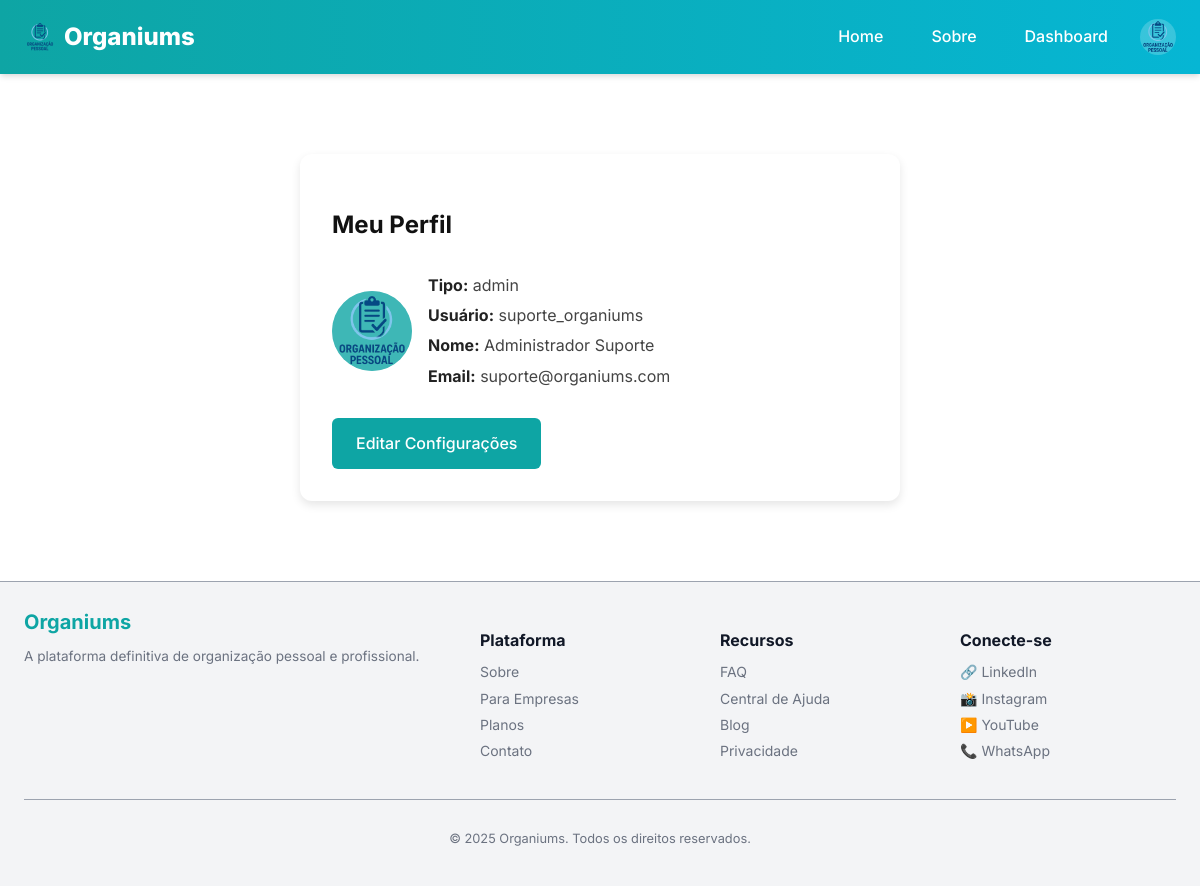
The app's page /perfil (signed in) with its own data.
### models.py (models this page shows, shortened)
class User(UserMixin, db.Model):
    __tablename__ = "user"
    id = db.Column(db.Integer, primary_key=True)
    username = db.Column(db.String(50), unique=True, index=True, nullable=False)
    name = db.Column(db.String(120), nullable=False)
    email = db.Column(db.String(120), unique=True, index=True, nullable=False)
    password_hash = db.Column(db.String(128))
    avatar = db.Column(db.String(200))
    role = db.Column(db.String(30), default="cliente", nullable=False)
    company_id = db.Column(db.Integer, db.ForeignKey('company.id'), nullable=True)

### app/views.py (the view)
@bp.route('/perfil')
@login_required
def profile():
    register_log("Acesso à página de perfil")
    return render_template('private/profile.html')

### app/utils.py (called while the page is built)
def register_log(action, status="ok"):
    user_id = current_user.id if current_user.is_authenticated else None
    ip_address = request.remote_addr
    log = Log(
        user_id=user_id,
        action=action,
        ip_address=ip_address,
        status=status
    )
    db.session.add(log)
    db.session.commit()

### manage.py (called while the page is built)
def create_app(config_object=None):
    app = Flask(__name__, template_folder='app/templates', static_folder='app/static')
    app.config.from_object(config_object or Config)
    db.init_app(app)
    migrate.init_app(app, db)
    login.init_app(app)
    from models import User
    @login.user_loader
    def load_user(user_id):
        return User.query.get(int(user_id))
    from app.views import bp as app_bp
    from api.views import bp as api_bp
    app.register_blueprint(app_bp)
    app.register_blueprint(api_bp, url_prefix='/api')
    app.config['MAX_CONTENT_LENGTH'] = 2 * 1024 * 1024
    register_error_handlers(app)
    @app.shell_context_processor
    def make_shell_context():
        return {'db': db, 'User': User}
    return app

### app/templates/private/profile.html (shortened to what this page needs)
{% extends 'base.html' %}
{% block content %}
<div class="private-container">
  <h2>Meu Perfil</h2>
  <div class="profile-card">
    <div class="profile-avatar">
      {% if current_user.avatar %}
        <img src="{{ url_for('static', filename='uploads/avatars/' ~ current_user.avatar) }}" alt="Avatar de {{ current_user.name }}" width="32" height="32" class="user-avatar">
      {% else %}
        <span>{{ current_user.name[0]|upper }}</span>
      {% endif %}
    </div>
    <div class="profile-info">
      <p><strong>Tipo:</strong> {{ current_user.role }}</p>
      <p><strong>Usuário:</strong> {{ current_user.username }}</p>
      <p><strong>Nome:</strong> {{ current_user.name }}</p>
      <p><strong>Email:</strong> {{ current_user.email }}</p>
    </div>
  </div>
  <a href="{{ url_for('app_bp.settings') }}" class="btn">Editar Configurações</a>
</div>
{% endblock %}

### app/templates/components/header.html (shortened to what this page needs)
<header class="site-header">
  <div class="header-wrap">
    <a class="brand" href="{{ url_for('app_bp.home') }}">
      <img class="brand-logo" src="{{ url_for('static', filename='img/logo.png') }}" alt="Organiums" width="32" height="32">
      Organiums
    </a>
    <nav class="desktop-nav">
      <a class="nav-link" href="{{ url_for('app_bp.home') }}">Home</a>
      <a class="nav-link" href="{{ url_for('app_bp.about') }}">Sobre</a>
      {% if current_user.is_authenticated %}
        <a class="nav-link" href="{{ url_for('app_bp.dashboard') }}">Dashboard</a>
        <div class="user-menu">
          {% if current_user.avatar %}
            <img src="{{ url_for('static', filename='uploads/avatars/' ~ current_user.avatar) }}"
                alt="Avatar de {{ current_user.name }}"
                width="32" height="32"
                class="user-avatar">
          {% else %}
            <div class="user-avatar placeholder-avatar">{{ current_user.name[0]|upper }}</div>
          {% endif %}
        </div>
      {% else %}
        <a class="nav-link" href="{{ url_for('app_bp.login') }}">Entrar</a>
        <a class="nav-link" href="{{ url_for('app_bp.register') }}">Cadastrar</a>
      {% endif %}
    </nav>
  </div>
</header>

### app/static/css/main.css (style rules this page uses)
* { box-sizing: border-box; }
body { font-family: var(--font-base); background: var(--bg); color: var(--fg); margin: 0; padding: 0; line-height: var(--line-height); }

### app/static/css/vars.css (style rules this page uses)
:root { --bg: #ffffff; --fg: #111827; --bg-light: #f3f4f6; --muted: #6b7280; --muted-light: #9ca3af; --border: #e5e7eb; --surface: #ffffff; --brand-primary: #0ea5a4; --brand-secondary: #06b6d4; --brand-dark: #0d9488; --success: #10b981; --success-bg: #d1fae5; --danger: #ef4444; --danger-bg: #fee2e2; --warning: #f59e0b; --warning-bg: #fef3c7; --info: #3b82f6; --info-bg: #dbeafe; --font-base: 'Inter', system-ui, Arial, sans-serif; --font-alt: 'Inter', system-ui, Arial, sans-serif; --text-xs: 0.75rem; --text-sm: 0.875rem; --text-md: 1rem; --text-lg: 1.125rem; --text-xl: 1.25rem; --text-2xl: 1.5rem; --text-3xl: 1.875rem; --line-height: 1.6; --container-width: 1200px; --spacing-xs: 4px; --spacing-sm: 8px; --spacing-md: 16px; --spacing-lg: 24px; --spacing-xl: 32px; --spacing-2xl: 48px; --radius: 8px; --radius-lg: 12px; --radius-full: 9999px; --shadow: 0 4px 6px -1px rgba(0, 0, 0, 0.1), 0 2px 4px -1px rgba(0, 0, 0, 0.06); --shadow-md: 0 10px 15px -3px rgba(0, 0, 0, 0.1), 0 4px 6px -2px rgba(0, 0, 0, 0.05); --shadow-lg: 0 20px 25px -5px rgba(0, 0, 0, 0.1), 0 10px 10px -5px rgba(0, 0, 0, 0.04); --transition: all 0.3s ease; --modal-bg: var(--surface); --overlay-bg: rgba(0, 0, 0, 0.6); }

### app/static/css/components/header.css (style rules this page uses)
.site-header { background: linear-gradient(90deg, var(--brand-primary), var(--brand-secondary)); color: white; position: sticky; top: 0; z-index: 1000; box-shadow: var(--shadow); }
.header-wrap { max-width: var(--container-width); margin: 0 auto; display: flex; justify-content: space-between; align-items: center; padding: var(--spacing-md) var(--spacing-lg); }
.brand { font-weight: 800; color: white; text-decoration: none; font-size: 1.5rem; display: flex; align-items: center; gap: var(--spacing-sm); }
.brand-logo { height: 32px; width: auto; }
.desktop-nav { display: flex; align-items: center; gap: var(--spacing-md); }
.nav-link { color: white; text-decoration: none; font-weight: 500; padding: var(--spacing-sm) var(--spacing-md); border-radius: var(--radius); transition: var(--transition); position: relative; }
.nav-link::after { content: ''; position: absolute; bottom: 0; left: 50%; width: 0; height: 2px; background-color: white; transition: var(--transition); transform: translateX(-50%); }
.user-menu { display: flex; align-items: center; gap: var(--spacing-sm); position: relative; }
.user-avatar { width: 36px; height: 36px; border-radius: 50%; background-color: rgba(255, 255, 255, 0.2); display: flex; align-items: center; justify-content: center; font-weight: 600; cursor: pointer; }

### app/static/css/pages/private/private.css (style rules this page uses)
.private-container { max-width: 600px; margin: 2rem auto; background: #fff; padding: 2rem; border-radius: 12px; box-shadow: 0 4px 10px rgba(0,0,0,0.1); color: #333; }
.private-container h2 { color: #111; margin-bottom: 1.5rem; }
.profile-info p { margin: 0.3rem 0; font-size: 1rem; color: #444; }
.profile-info strong { color: #222; }
.private-container .btn { display: inline-block; padding: 0.8rem 1.5rem; background: var(--brand-primary); color: #fff; border-radius: 6px; text-decoration: none; font-weight: 500; transition: var(--transition); }
.profile-card { display: flex; align-items: center; margin-bottom: 1.5rem; }
.profile-avatar { width: 80px; height: 80px; border-radius: 50%; background: var(--brand-primary); color: #fff; font-size: 2rem; display: flex; align-items: center; justify-content: center; overflow: hidden; margin-right: 1rem; }
.profile-avatar img { width: 100%; height: 100%; object-fit: cover; }

### app/static/css/pages/admin/personal_demand.css (style rules this page uses)
.btn { background: var(--brand-primary); color: #fff; padding: var(--spacing-sm) var(--spacing-md); border-radius: var(--radius); text-decoration: none; transition: var(--transition); }

### records on screen
User: avatar (picture), role "admin", username "suporte_organiums", name "Administrador Suporte", email "suporte@organiums.com"

### other values on screen
{{ current_year|default(2025) }} "2025"
